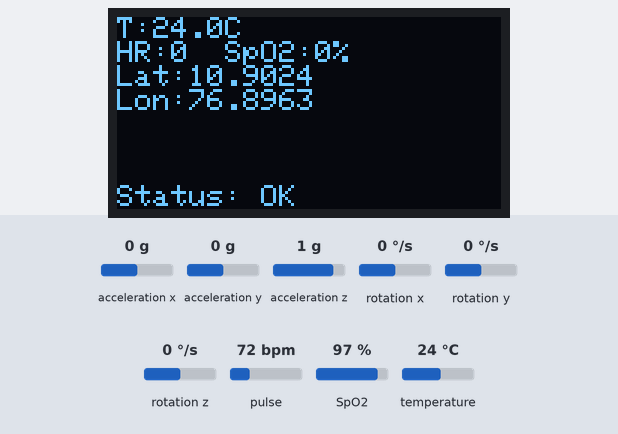
Simulated run of this sketch. Board: ESP32. On the bench: 128×64 one-colour display. The test bench sets the inputs (shaded band); at power-on: pulse 72 bpm, temperature 24 °C, SpO2 97 %, acceleration x 0 g, acceleration y 0 g, acceleration z 1 g, rotation x 0 °/s, rotation y 0 °/s, rotation z 0 °/s.

Above: at 2.2 s.
2.3 s: pulse set to 42 bpm
At 6.0 s:
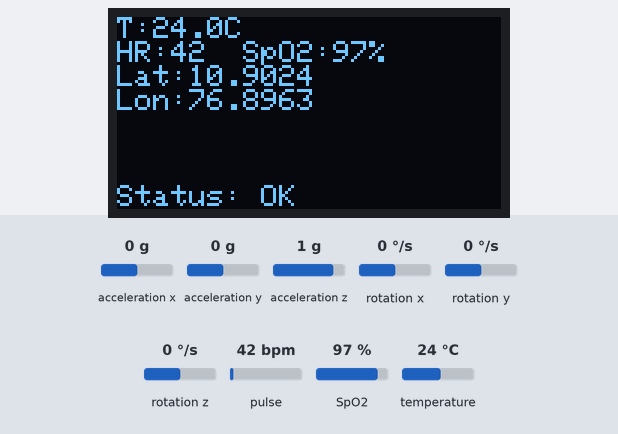
6.6 s: temperature set to 12 °C
At 7.5 s:
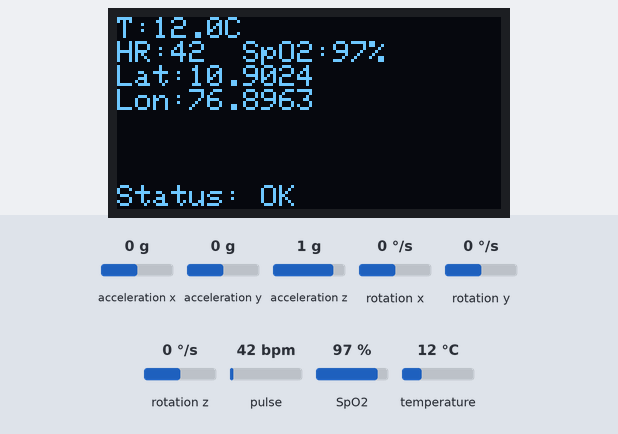
8.6 s: SpO2 set to 80 %
At 10.2 s:
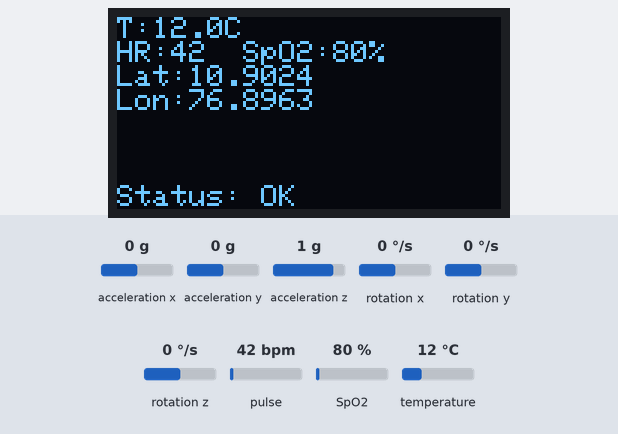
10.6 s: temperature set to 19 °C
12.6 s: pulse set to 70 bpm
At 14.3 s:
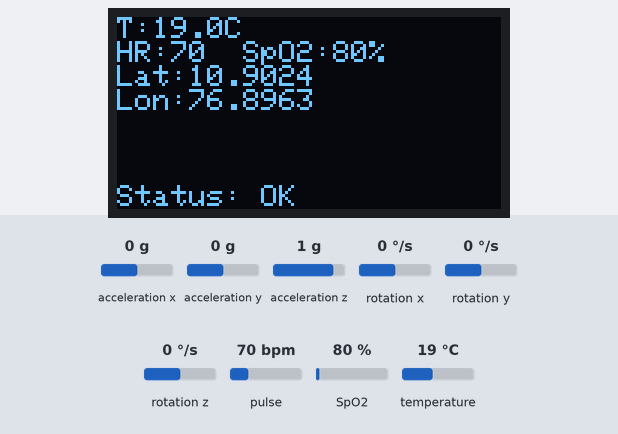
14.6 s: temperature set to 28 °C
At 16.0 s:
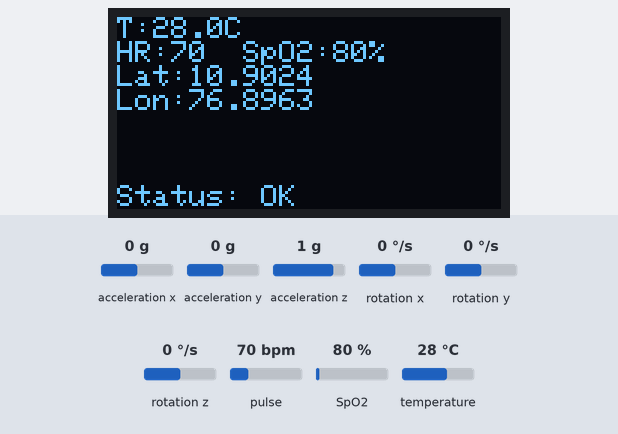
Timing chart, 0 to 17.6 s (numbered marks = the images above; inputs shaded):
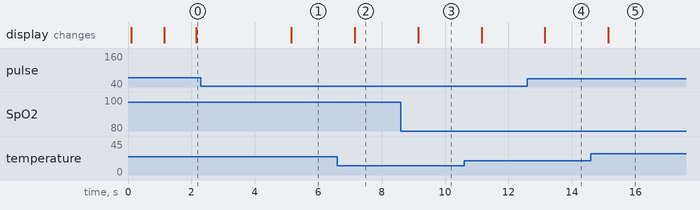

Measured:
- after the input at 2.3 s, the display: changes after 2.9 s (image 1)
- after the input at 6.6 s, the display: changes after 0.55 s (image 2)
- after the input at 8.6 s, the display: changes after 0.55 s (image 3)
- after the input at 12.6 s, the display: changes after 0.55 s (image 4)
- after the input at 14.6 s, the display: changes after 0.55 s (image 5)

The sketch:

Integrated_Sensors.ino
```cpp
/*************************************************
  Integrated Health Monitoring System
*************************************************/

#include <Wire.h>
#include <SPI.h>
#include <Adafruit_GFX.h>
#include <Adafruit_SSD1306.h>
#include <OneWire.h>
#include <DallasTemperature.h>
#include "MAX30105.h"
#include "spo2_algorithm.h"
#include <MPU6050.h>
#include <math.h>

// ---------------- OLED (SPI) ----------------
#define SCREEN_WIDTH 128
#define SCREEN_HEIGHT 64

#define OLED_MOSI   23
#define OLED_CLK    18
#define OLED_DC     17
#define OLED_CS     5
#define OLED_RESET  16

Adafruit_SSD1306 display(SCREEN_WIDTH, SCREEN_HEIGHT,
  &SPI, OLED_DC, OLED_RESET, OLED_CS);

// ---------------- CONSTANT GPS ----------------
const float LATITUDE  = 10.902435;
const float LONGITUDE = 76.896310;

// ---------------- MAX30102 ----------------
MAX30105 particleSensor;

uint32_t irBuffer[100];
uint32_t redBuffer[100];
int32_t bufferLength = 100;

int32_t spo2;
int8_t validSPO2;
int32_t heartRate;
int8_t validHeartRate;

int displayHR = 0;
int displaySpO2 = 0;
bool fingerDetected = false;

// ---------------- MPU6050 ----------------
MPU6050 mpu;
#define IMPACT_THRESHOLD 2.5

bool fallDetectedFlag = false;
bool potentialFallDetected = false;
unsigned long impactTime = 0;
unsigned long fallEventTime = 0;

// ---------------- DS18B20 ----------------
#define ONE_WIRE_BUS 4
OneWire oneWire(ONE_WIRE_BUS);
DallasTemperature sensors(&oneWire);
float currentTempC = 0.0;

// ---------------- Timing ----------------
unsigned long lastDeciSecond = 0;
unsigned long lastSecond = 0;

void setup() {
  Serial.begin(115200);
  Wire.begin();

  // OLED Init
  if(!display.begin(SSD1306_SWITCHCAPVCC)) {
    Serial.println("OLED failed");
  }

  display.clearDisplay();
  display.setTextSize(1);
  display.setTextColor(WHITE);
  display.setCursor(0,0);
  display.println("Initializing...");
  display.display();

  // MPU6050
  mpu.initialize();

  // Temperature
  sensors.begin();
  sensors.setWaitForConversion(false);
  sensors.requestTemperatures();

  // MAX30102
  if (!particleSensor.begin(Wire, I2C_SPEED_FAST)) {
    Serial.println("MAX30102 not found");
  }
  particleSensor.setup(60, 4, 2, 100, 411, 4096);

  display.clearDisplay();
  display.println("Sensors Ready");
  display.display();
  delay(1000);
}

void loop() {

  // -------- MAX30102 Continuous --------
  static int sampleIndex = 0;
  particleSensor.check();

  while (particleSensor.available()) {

    long irValue = particleSensor.getIR();

    if (irValue < 50000) {
      fingerDetected = false;
      displayHR = 0;
      displaySpO2 = 0;
    } else {
      fingerDetected = true;
    }

    redBuffer[sampleIndex] = particleSensor.getRed();
    irBuffer[sampleIndex] = irValue;

    particleSensor.nextSample();
    sampleIndex++;

    if (sampleIndex >= bufferLength) {
      sampleIndex = 0;

      maxim_heart_rate_and_oxygen_saturation(
        irBuffer, bufferLength, redBuffer,
        &spo2, &validSPO2,
        &heartRate, &validHeartRate
      );

      if (validHeartRate && heartRate > 40 && heartRate < 120)
        displayHR = heartRate;

      if (validSPO2 && spo2 > 70 && spo2 <= 100)
        displaySpO2 = spo2;
    }
  }

  // -------- Fall Detection (0.1 sec) --------
  if (millis() - lastDeciSecond >= 100) {
    lastDeciSecond = millis();

    int16_t ax, ay, az, gx, gy, gz;
    mpu.getMotion6(&ax, &ay, &az, &gx, &gy, &gz);

    float accX = ax / 16384.0;
    float accY = ay / 16384.0;
    float accZ = az / 16384.0;

    float accMagnitude = sqrt(accX*accX + accY*accY + accZ*accZ);

    if (!potentialFallDetected && accMagnitude > IMPACT_THRESHOLD) {
      potentialFallDetected = true;
      impactTime = millis();
    }

    if (potentialFallDetected && millis() - impactTime >= 1000) {
      fallDetectedFlag = true;
      fallEventTime = millis();
      potentialFallDetected = false;
    }

    if (fallDetectedFlag && millis() - fallEventTime > 2000) {
      fallDetectedFlag = false;
    }
  }

  // -------- OLED Update (1 sec) --------
  if (millis() - lastSecond >= 1000) {
    lastSecond = millis();

    currentTempC = sensors.getTempCByIndex(0);
    sensors.requestTemperatures();

    display.clearDisplay();
    display.setCursor(0,0);

    // Line 1: Temperature
    display.print("T:");
    display.print(currentTempC,1);
    display.println("C");

    // Line 2 & 3: HR/SpO2 or Finger
    if (!fingerDetected) {
      display.println("Finger Not Placed");
      display.println("Place finger...");
    } else {
      display.print("HR:");
      display.print(displayHR);
      display.print("  SpO2:");
      display.print(displaySpO2);
      display.println("%");
    }

    // Line 4 & 5: GPS
    display.print("Lat:");
    display.println(LATITUDE,4);

    display.print("Lon:");
    display.println(LONGITUDE,4);

    // Bottom Line (always visible)
    display.setCursor(0,56);
    if (fallDetectedFlag) {
      display.print("Status: FALL !");
    } else {
      display.print("Status: OK");
    }

    display.display();
  }
}
```
